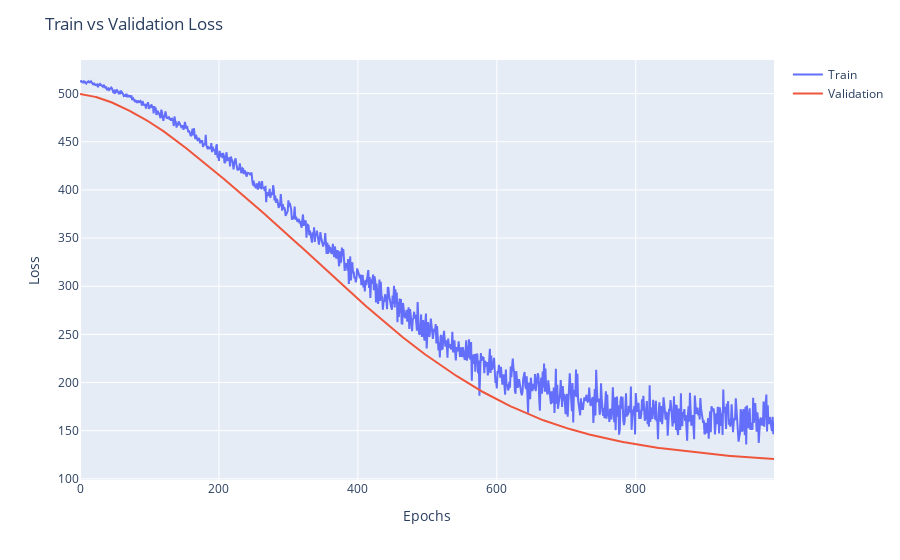

This figure's notebook cell:
### Code cell
# Plot training and validation loss
fig = px.line()
fig.add_scatter(y=history.history['loss'], name='Train')
fig.add_scatter(y=history.history['val_loss'], name='Validation')

fig.update_layout(title='Train vs Validation Loss',
                   xaxis_title='Epochs',
                   yaxis_title='Loss')

fig.show()

### Figure 1 — Plotly figure (JSON) as saved in the notebook; plotly's stock layout.template omitted (floating-point values rounded to 4 significant figures; data arrays with more than 128 entries replaced by an {"elided": "..."} marker saying what was removed)
{"data": [{"name": "Train", "type": "scatter", "y": {"elided": "1000 float values"}}, {"name": "Validation", "type": "scatter", "y": {"elided": "1000 float values"}}], "layout": {"legend": {"tracegroupgap": 0}, "margin": {"t": 60}, "title": {"text": "Train vs Validation Loss"}, "xaxis": {"anchor": "y", "domain": [0, 1], "title": {"text": "Epochs"}}, "yaxis": {"anchor": "x", "domain": [0, 1], "title": {"text": "Loss"}}}}
